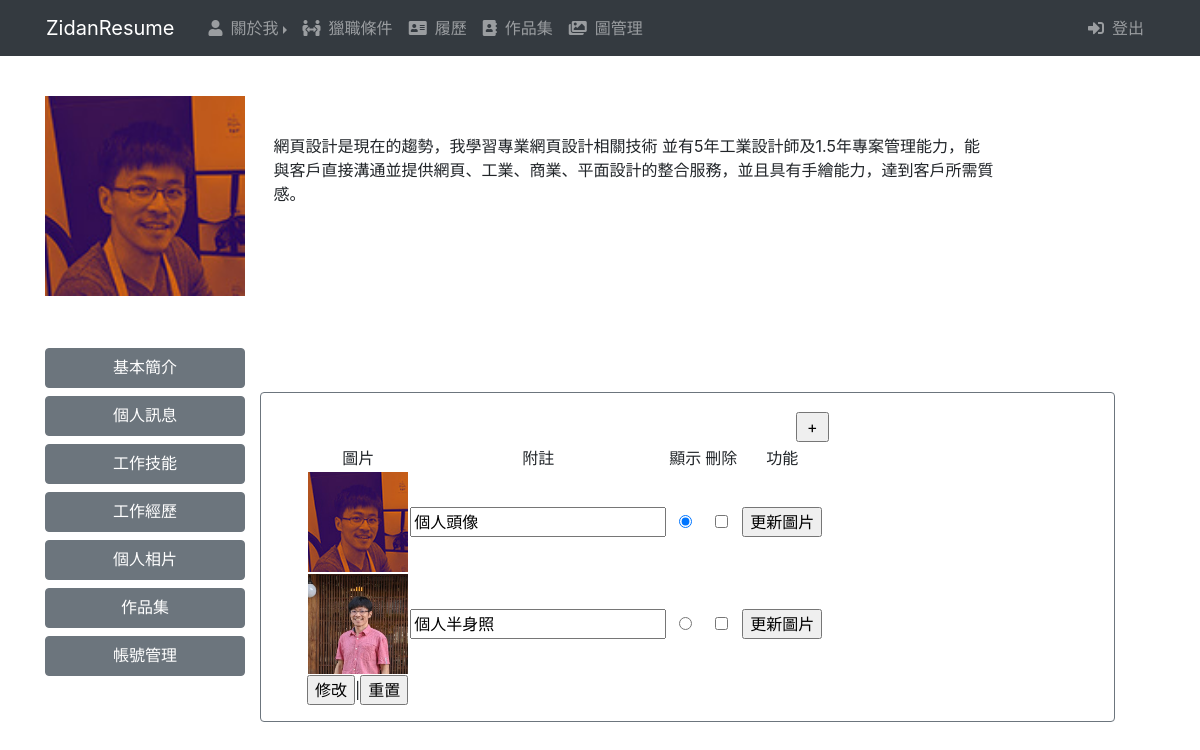
The app's page /admin.php, older data.
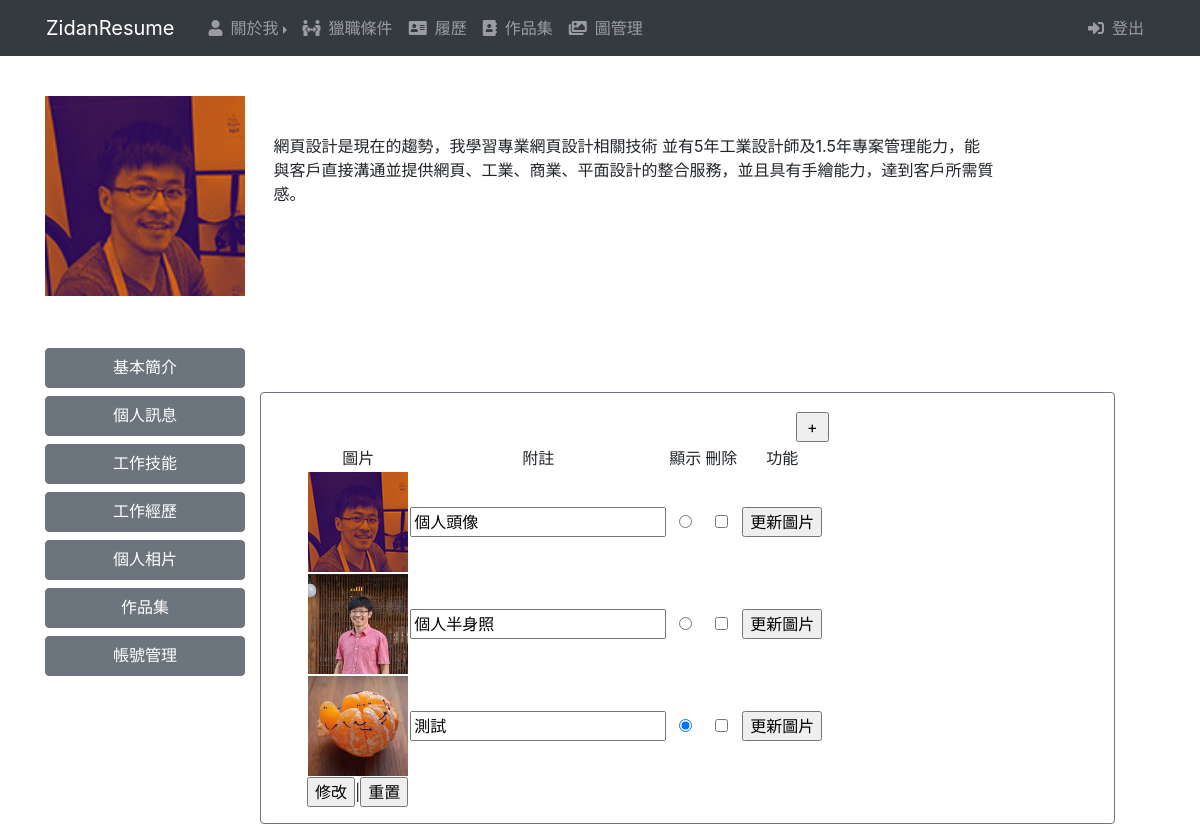
The same page, newer data.
### tables this page shows
CREATE TABLE `photo` (
  `id` int(10) UNSIGNED NOT NULL,
  `file` varchar(64) NOT NULL,
  `text` varchar(128) DEFAULT NULL,
  `sh` tinyint(1) UNSIGNED NOT NULL DEFAULT 1
);

CREATE TABLE `intro` (
  `id` int(10) UNSIGNED NOT NULL,
  `intro` varchar(256) NOT NULL,
  `sh` tinyint(1) UNSIGNED NOT NULL
);

### base.php (called while the page is built, shortened)
<?php
$dsn="mysql:host=localhost;charset=utf8;dbname=resume";
$pdo=new PDO($dsn,"root","");
function all($table,...$arg){
    global $pdo;
    $sql="select * from $table ";
    return $pdo->query($sql)->fetchAll();
}
function find($table,$arg){
    global $pdo;
    $sql="select * from $table ";
    if(is_array($arg)){
        $tmp=[];
        foreach($arg as $key => $value){
            $tmp[]=sprintf("`%s`='%s'",$key,$value);
        }
        $sql=$sql." where " . implode(" && ",$tmp);
    }else{
        $sql=$sql." where `id`='$arg'";
    }
    return $pdo->query($sql)->fetch(PDO::FETCH_ASSOC);
}

### admin/photo.php (the view, shortened to what this page needs)
<?php
    $table="photo";
?>
<form action="./api/edit.php" method="post">
<div style="float:right;"><input type="button" class="add" onclick="op('#cover','#cvr','./view/<?=$table;?>.php?table=<?=$table;?>')" value="+"></div>
    <table width="100%">
        <tr>
            <td style="width:20%;text-align:center;">圖片</td>
            <td style="width:20%;text-align:center;">附註</td>
            <td style="width:20%;text-align:center;">顯示</td>
            <td style="width:20%;text-align:center;">刪除</td>
            <td style="width:20%;text-align:center;">功能</td>
        </tr>
        <?php
            $photo=all($table);
            foreach ($photo as $p) {
        ?>
        <tr>
            <td style="width:20%;text-align:center;"><img src="./img/<?=$p['file'];?>" style="width:100px;height:100px;"></td>
            <td style="width:20%;text-align:center;"><input type="text" name="text[]" value="<?=$p['text'];?>"></td>
            <td style="width:20%;text-align:center;"><input type="radio" name="sh" value="<?=$p['id'];?>" <?=($p['sh']==1)?"checked":"";?>></td>
            <td style="width:20%;text-align:center;"><input type="checkbox" name="del[]" value="<?=$p['id'];?>"></td>
            <td style="width:20%;text-align:center;"><input type="button"
									onclick="op('#cover','#cvr','./view/update_<?=$table;?>.php?id=<?=$p['id'];?>&table=<?=$table;?>')"
									value="更新圖片"></td>
        </tr>
        <?php
               }
        ?>
    </table>
    <div class="cent">
        <input type="submit" value="修改">|<input type="reset" value="重置">
    </div>
</form>

### admin.php (shortened to what this page needs)
<?php
  include_once "base.php";
?>
<!DOCTYPE html>
<html lang="en">
<head>
    <link rel="stylesheet" href="./plugins/bootstrap.css">
    <link rel="stylesheet" href="https://use.fontawesome.com/releases/v5.13.0/css/all.css">
    <link rel="stylesheet" href="./css/custom.css">
</head>
<body>
  <header class="bg-dark fixed-top">
    <nav class="navbar navbar-expand-md navbar-dark container">
      <a class="navbar-brand" href="./index.php">ZidanResume</a>
      <div class="collapse navbar-collapse" id="zinav">
        <ul class="navbar-nav" style="width:100%;">
          <li class="myleft-5">
            <ul class="myclear-le mycol-sm">
              <li class="nav-item myli-sm myliclear-md dropright">
                <a class="nav-link dropdown-toggle" href="#" data-toggle="dropdown" role="button"><i class="fas fa-user mr-2"></i>關於我</a>
              </li>
              <li class="nav-item myli-sm myliclear-md">
                <a class="nav-link" href="#"><i class="fas fa-people-arrows mr-2"></i>獵職條件</a>
              </li>
              <li class="nav-item myli-sm myliclear-md">
                <a class="nav-link" href="#"><i class="fas fa-address-card mr-2"></i>履歷</a>
              </li>
              <li class="nav-item myli-sm myliclear-md">
                <a class="nav-link" href="#"><i class="fas fa-address-book mr-2"></i>作品集</a>
              </li>
              <li class="nav-item myli-sm myliclear-md">
                <a class="nav-link" href="#"><i class="fas fa-images mr-2"></i>圖管理</a>
              </li>
            </ul>
          </li>
          <li class="myright-5">
            <ul style="list-style: none;">
              <li class="nav-item">
                <a class="nav-link" href="index.php" style="text-decoration:none;"><i class="fas fa-sign-in-alt mr-2"></i>登出</a>
              </li>
            </ul>
          </li>
        </ul>
      </div>
    </nav>
  </header>
    <section class="container pt-5 mt-5">
      <article class="d-flex flex-column justify-content-around">
        <div><img src="./img/<?=find('photo',['sh'=>1])['file']?>" style="width:200px;height:200px;">
            <div style="display:inline-block;width:65%;" class='mx-4'><?=find('intro',['sh'=>1])['intro'];?></div>
        </div>
      </article>
    </section>
    <section class="container pt-5">
        <artical class="row">
          <aside class="d-flex flex-column align-items-center" style="width:230px;">
            <div class="btn btn-secondary my-1" style="width:200px;height:2.5rem;font-size:1rem;">
              <a href="?do=intro" class="text-white" style="text-decoration:none;">基本簡介</a>
            </div>
            <div class="btn btn-secondary my-1" style="width:200px;height:2.5rem;font-size:1rem;">
              <a href="?do=msg" class="text-white" style="text-decoration:none;">個人訊息</a>
            </div>
            <div class="btn btn-secondary my-1" style="width:200px;height:2.5rem;font-size:1rem;">
              <a href="?do=skill" class="text-white" style="text-decoration:none;">工作技能</a>
            </div>
            <div class="btn btn-secondary my-1" style="width:200px;height:2.5rem;font-size:1rem;">
              <a href="?do=exp" class="text-white" style="text-decoration:none;">工作經歷</a>
            </div>
            <div class="btn btn-secondary my-1" style="width:200px;height:2.5rem;font-size:1rem;">
              <a href="?do=photo" class="text-white" style="text-decoration:none;">個人相片</a>
            </div>
            <div class="btn btn-secondary my-1" style="width:200px;height:2.5rem;font-size:1rem;">
              <a href="?do=item" class="text-white" style="text-decoration:none;">作品集</a>
            </div>
            <div class="btn btn-secondary my-1" style="width:200px;height:2.5rem;font-size:1rem;">
              <a href="?do=user" class="text-white" style="text-decoration:none;">帳號管理</a>
            </div>
          </aside>
          <aside class="card border-secondary mb-3 mt-5 col-12 col-sm-9 col-md-9">
            <div class="col-md-8 my-3 mx-3">
                    <?php
                        $do=(!empty($_GET['do']))?$_GET['do']:"photo";
                        $path="./admin/".$do.".php";
                        if(file_exists($path)){
                          include $path;
                        }else{
                          include "./admin/photo.php";
                        }
                    ?>
            </div>
          </aside>
        </artical>
    </section>
</body>
</html>

### css/custom.css (style rules this page uses)
.myleft-5 { display: flex !important; flex-flow: row wrap !important; list-style: none; }
.myright-5 { position: absolute; right: 18px; display: flex !important; flex-flow: row wrap !important; list-style: none; }
.myclear-le { list-style: none; padding-left: 10px; display: flex; flex-flow: column wrap; }
@media (min-width: 576px) { .mycol-sm { max-width: 100%; display: flex; flex-flow: row wrap; } }
.myli-sm { padding-right: 15px; }
@media (min-width: 768px) { .myliclear-md { padding-right: 0px; } }

### admin/photo.php (style rules this page uses)
.add { width:100%; height:100%; margin:3px; }

Row changes from the older to the newer data that the page shows:
computed for photo "個人頭像": sh "☑" → "☐"
added photo: file (picture), text "測試", sh "☑"
